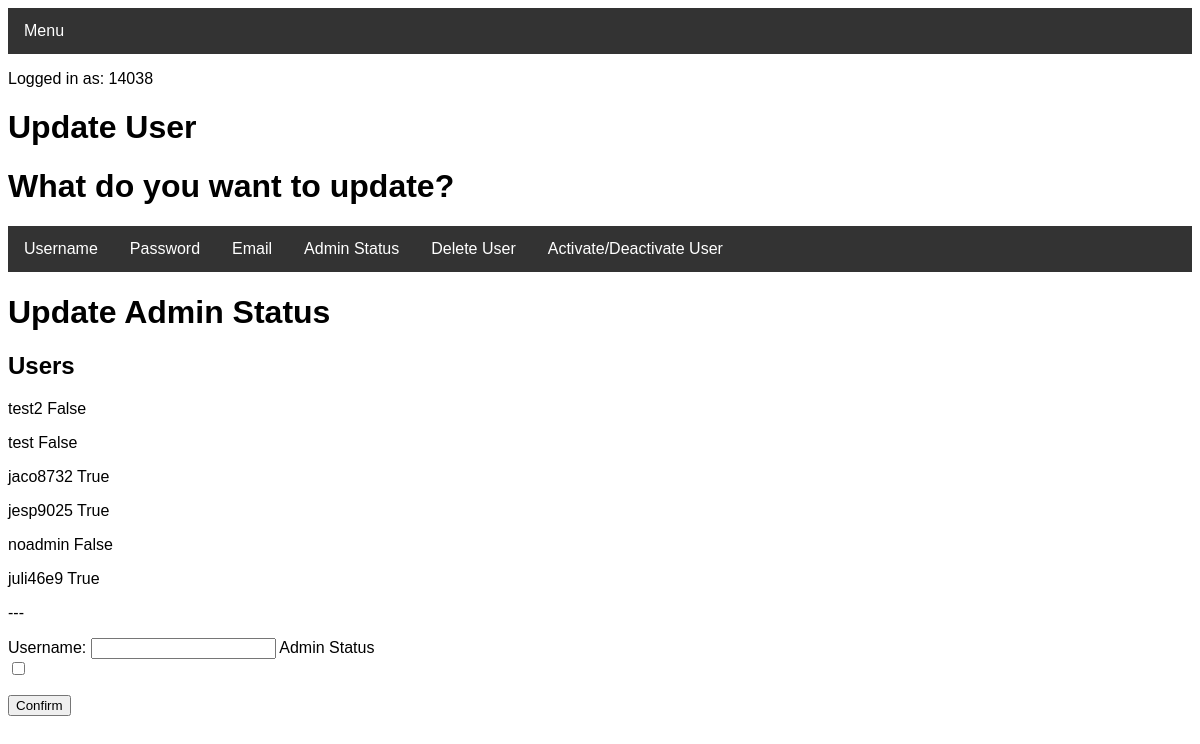
The app's page /updateadminstatus (signed in), older data.
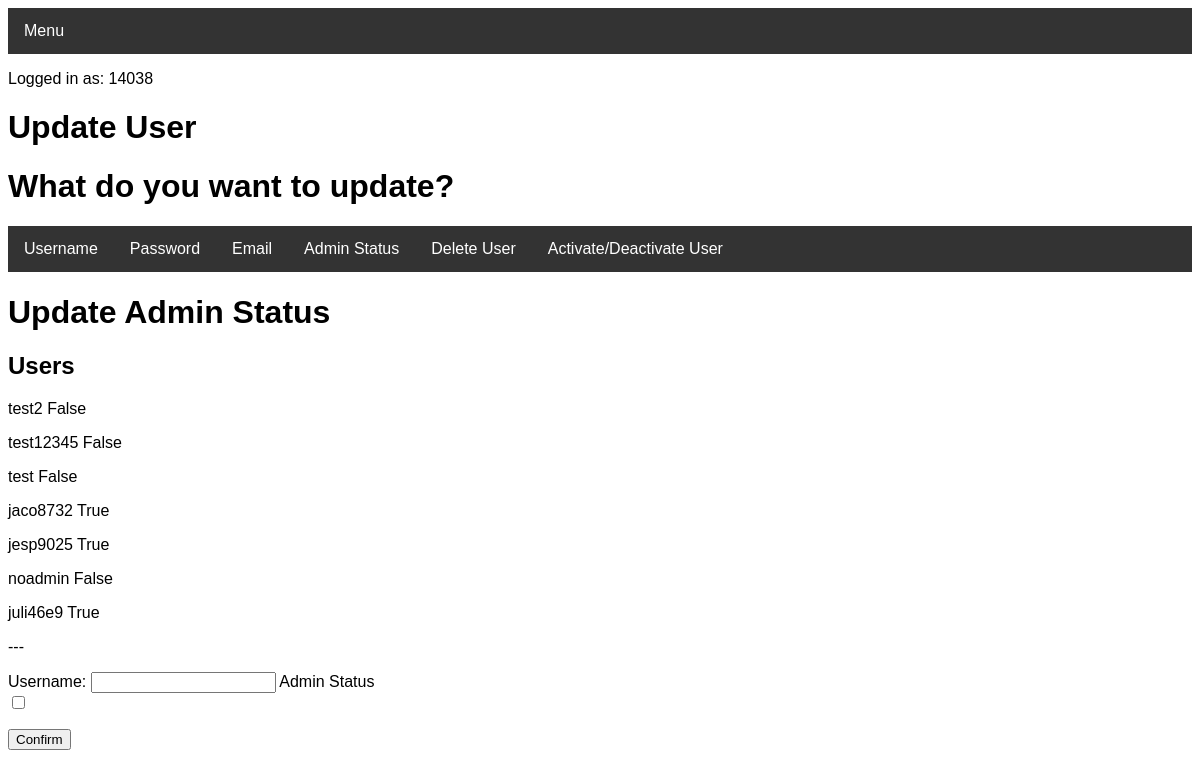
The same page, newer data.
### tables this page shows
CREATE TABLE User (user_id INTEGER PRIMARY KEY UNIQUE, user_username STRING NOT NULL UNIQUE, user_password STRING NOT NULL, user_email STRING UNIQUE, user_is_admin BOOLEAN NOT NULL, user_account_is_active BOOLEAN NOT NULL);

### routes.py (the view)
@app.route("/updateadminstatus", methods=['GET', 'POST'])
def updateadminstatus():
    if "name" not in session:
        return redirect(url_for("login"))
    if user.checkIfAdmin(session['name']) == False:
        return redirect(url_for("denied"))
    lst = user.readUserAnything("SELECT user_username, user_is_admin FROM User;")
    try:
        if request.method == 'POST':
            username=request.form['Username']
            admin=request.form['status']
            if user.checkUserExist(username):
                user.updateUserAnything("UPDATE User SET user_is_admin = '{}' WHERE user_username = '{}'".format(admin, username))
                updateUserData.createUpdateUserData(session['name'], username, "Changed Admin Status to {}".format(admin))
                flash("Success: User Admin Status has been updated")
                return redirect(url_for("welcome"))
            else:
                flash("Error: Couldn't find username in database")
    except (TypeError, ValueError) as e:
        return e
    return render_template("updateadminstatus.html", data=lst, username=session['name'])

### Project.py (called while the page is built)
    def checkIfAdmin(self, username):
        try:
            c = self.conn.cursor()
            c.execute("SELECT user_is_admin FROM User WHERE user_username = '{}'".format(username))
            lst = c.fetchall()
            toList = functools.reduce(operator.add, (lst))
            for item in toList:
                if item == "True":
                    return True
            return False
        except TypeError:
            pass

    def readUserAnything(self, param):
        c = self.conn.cursor()
        c.execute(param)
        lst = c.fetchall()
        c.close()
        return lst

### templates/updateadminstatus.html (shortened to what this page needs)
<!DOCTYPE html>
<head>
<link rel="stylesheet" href="../static/theme.css">
<link rel="stylesheet" type="text/css" href="../static/barstyle.css" title="style"/>
<link rel="stylesheet" type="text/css" href="../static/errorstyle.css" title="style"/>
</head>
<body>
<div class="navbar">
  <div class="dropdown">
    <button class="dropbtn">Menu
      <i class="fa fa-caret-down"></i>
    </button>
  </div>
</div>
</body>
<p>Logged in as: {{ username }}</p>
<h1>Update User</h1>
<div class="container">
    <h1>What do you want to update?</h1>
<div class="navbar">
    <a href="updateusername">Username</a>
    <a href="updatepassword">Password</a>
    <a href="updateemail">Email</a>
    <a href="updateadminstatus">Admin Status</a>
    <a href="deleteuser">Delete User</a>
    <a href="updateuseractivestatus">Activate/Deactivate User</a>
</div>
</div>
<div class="container">
    <h1>Update Admin Status</h1>
    <h2>Users</h2>
    <body>
       {%for value in data%}
        <p>{{value | replace("(", "") | replace(")", "") | replace(":", "=") | replace("'", "") | replace("=,", ":") | replace(",", "")}}</p>
       {%endfor%}
      </body>
</div>
<div class="container">
    <form action="" method="post" role="form">
    <p>---</p>
    <label for="Username">Username:</label>
    <input type="text" class="form-control" id="Username" name="Username" required>
    <label for="status"> Admin Status</label><br>
    <input type="checkbox" id="status" name="status" value="True">
    <button type="submit" class="btn btn-success">Confirm</button>
    </form>
</div>

Row changes from the older to the newer data that the page shows:
added User: value "test12345 False"
